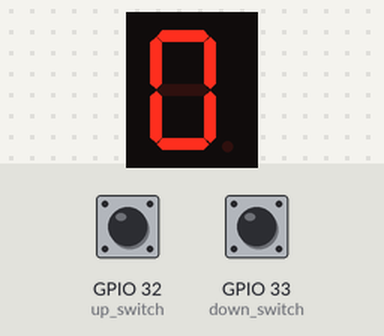
Recording of a program running on a simulated ESP32 board running MicroPython. Parts: 1-digit seven-segment display. The inputs (shaded band) are chosen by the test bench; at power-on: GPIO 32 (up_switch) HIGH, GPIO 33 (down_switch) HIGH. The segment pins are drawn as the display they are named for.

Above: at 1.2 s.
1.3 s: GPIO 32 (up_switch) pulled LOW for 0.15 s
At 2.0 s:
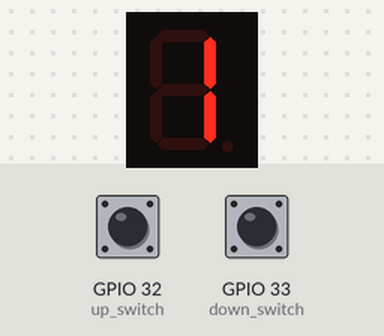
2.9 s: GPIO 32 (up_switch) pulled LOW for 1 s
At 4.2 s:
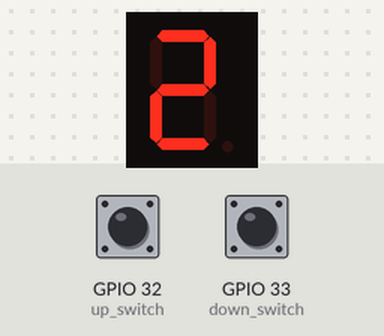
Timing chart, 0 to 5.9 s (numbered marks = the images above; inputs shaded):
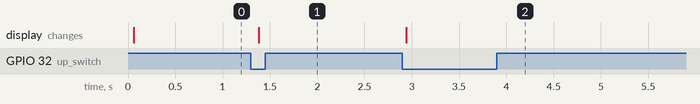

Measured:
- after the input at 1.3 s, the display: changes after 0.08 s (image 1)
- after the input at 2.9 s, the display: changes at once (image 2)

The program:

button_7_segment.py
```python
from machine import Pin
from time import sleep

segments = [
    Pin(23, Pin.OUT),
    Pin(22, Pin.OUT),
    Pin(21, Pin.OUT),
    Pin(19, Pin.OUT),
    Pin(18, Pin.OUT),
    Pin(5, Pin.OUT),
    Pin(4, Pin.OUT)
]

up_switch = Pin(32, Pin.IN, Pin.PULL_UP)
down_switch = Pin(33, Pin.IN, Pin.PULL_UP)

numbers = [
    [1,1,1,1,1,1,0],  # 0
    [0,1,1,0,0,0,0],  # 1
    [1,1,0,1,1,0,1],  # 2
    [1,1,1,1,0,0,1],  # 3
    [0,1,1,0,0,1,1],  # 4
    [1,0,1,1,0,1,1],  # 5
    [1,0,1,1,1,1,1],  # 6
    [1,1,1,0,0,0,0],  # 7
    [1,1,1,1,1,1,1],  # 8
    [1,1,1,1,0,1,1]   # 9
]

counter = 0

def display_number(num):
    pattern = numbers[num]

    for i in range(7):
        segments[i].value(pattern[i])


display_number(counter)

while True:


    if up_switch.value() == 0:
        counter = counter + 1

        if counter > 9:
            counter = 0

        display_number(counter)

        sleep(0.2)


        while up_switch.value() == 0:
            sleep(0.01)


    if down_switch.value() == 0:
        counter = counter - 1

        if counter < 0:
            counter = 9

        display_number(counter)

        sleep(0.2)


        while down_switch.value() == 0:
            sleep(0.01)

    sleep(0.01)
```
